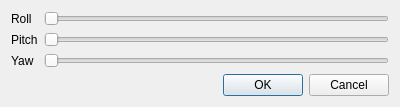
<?xml version="1.0" encoding="UTF-8"?>
<ui version="4.0">
 <class>RotationEditor</class>
 <widget class="QDialog" name="RotationEditor">
  <property name="geometry">
   <rect>
    <x>0</x>
    <y>0</y>
    <width>400</width>
    <height>103</height>
   </rect>
  </property>
  <property name="windowTitle">
   <string>Change Rotation</string>
  </property>
  <layout class="QGridLayout" name="gridLayout">
   <item row="0" column="0">
    <widget class="QLabel" name="label">
     <property name="text">
      <string>Roll</string>
     </property>
    </widget>
   </item>
   <item row="0" column="1">
    <widget class="QSlider" name="horizontalSlider">
     <property name="maximum">
      <number>255</number>
     </property>
     <property name="orientation">
      <enum>Qt::Horizontal</enum>
     </property>
    </widget>
   </item>
   <item row="1" column="0">
    <widget class="QLabel" name="label_2">
     <property name="text">
      <string>Pitch</string>
     </property>
    </widget>
   </item>
   <item row="1" column="1">
    <widget class="QSlider" name="horizontalSlider_2">
     <property name="maximum">
      <number>255</number>
     </property>
     <property name="orientation">
      <enum>Qt::Horizontal</enum>
     </property>
    </widget>
   </item>
   <item row="2" column="0">
    <widget class="QLabel" name="label_3">
     <property name="text">
      <string>Yaw</string>
     </property>
    </widget>
   </item>
   <item row="2" column="1">
    <widget class="QSlider" name="horizontalSlider_3">
     <property name="maximum">
      <number>255</number>
     </property>
     <property name="orientation">
      <enum>Qt::Horizontal</enum>
     </property>
    </widget>
   </item>
   <item row="3" column="0" colspan="2">
    <widget class="QDialogButtonBox" name="buttonBox">
     <property name="orientation">
      <enum>Qt::Horizontal</enum>
     </property>
     <property name="standardButtons">
      <set>QDialogButtonBox::Cancel|QDialogButtonBox::Ok</set>
     </property>
    </widget>
   </item>
  </layout>
 </widget>
 <resources/>
 <connections>
  <connection>
   <sender>buttonBox</sender>
   <signal>accepted()</signal>
   <receiver>RotationEditor</receiver>
   <slot>accept()</slot>
   <hints>
    <hint type="sourcelabel">
     <x>248</x>
     <y>254</y>
    </hint>
    <hint type="destinationlabel">
     <x>157</x>
     <y>274</y>
    </hint>
   </hints>
  </connection>
  <connection>
   <sender>buttonBox</sender>
   <signal>rejected()</signal>
   <receiver>RotationEditor</receiver>
   <slot>reject()</slot>
   <hints>
    <hint type="sourcelabel">
     <x>316</x>
     <y>260</y>
    </hint>
    <hint type="destinationlabel">
     <x>286</x>
     <y>274</y>
    </hint>
   </hints>
  </connection>
 </connections>
</ui>
